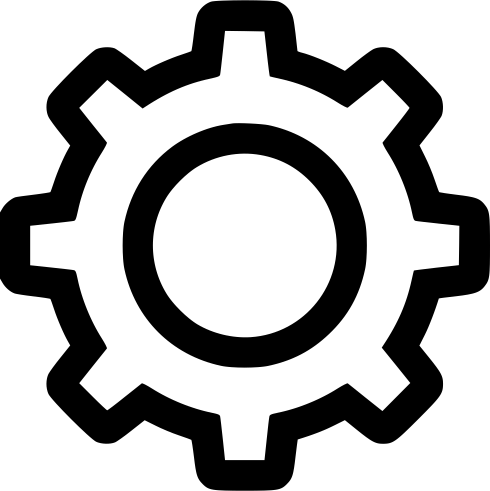
#> input picture canvas_gear.png, 980 x 982 px (shown at 1/2 size)
$ python ImageTesting.py
#> lines starting #> are read from the running program, lines starting #| are printed output that depends on the picture
from PIL import Image
gearIcon = Image.open("canvas_gear.png")
#> gearIcon is the input picture: PIL image 980x982 RGBA; mean R, G, B, A 174.6, 174.6, 174.6, 81.9
refreshIcon = Image.open("canvas_refresh.png")
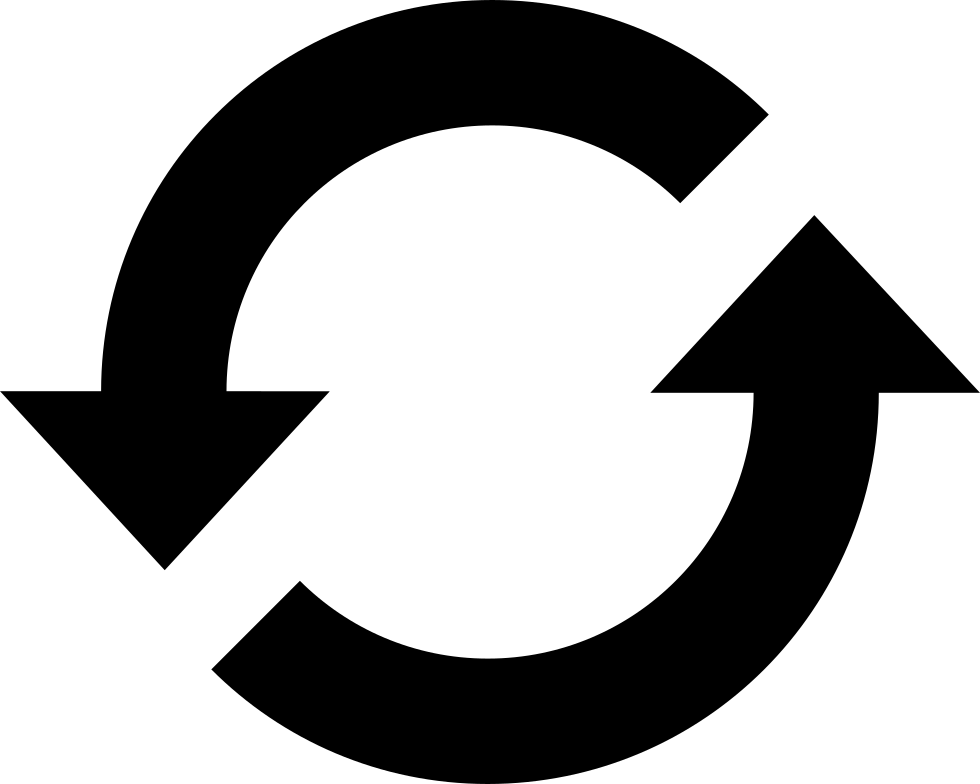
#> input picture canvas_refresh.png, 980 x 784 px
#> refreshIcon is the input picture: PIL image 980x784 RGBA; mean R, G, B, A 171.1, 171.1, 171.1, 84.8
newSize = (50, 50)
gearIcon = gearIcon.resize(newSize)
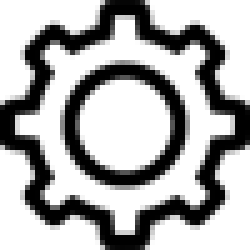
#> gearIcon: PIL image 50x50 RGBA (shown 5 times larger); mean R, G, B, A 9, 9, 9, 81.9; transparent parts drawn white
refreshIcon = refreshIcon.resize(newSize)
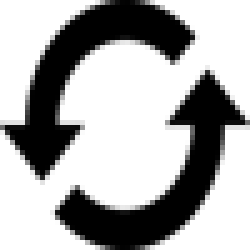
#> refreshIcon: PIL image 50x50 RGBA (shown 5 times larger); mean R, G, B, A 4.5, 4.5, 4.5, 84.9; transparent parts drawn white

print(gearIcon.mode)
#| RGBA
print(refreshIcon.mode)
#| RGBA

gearIcon.show()
